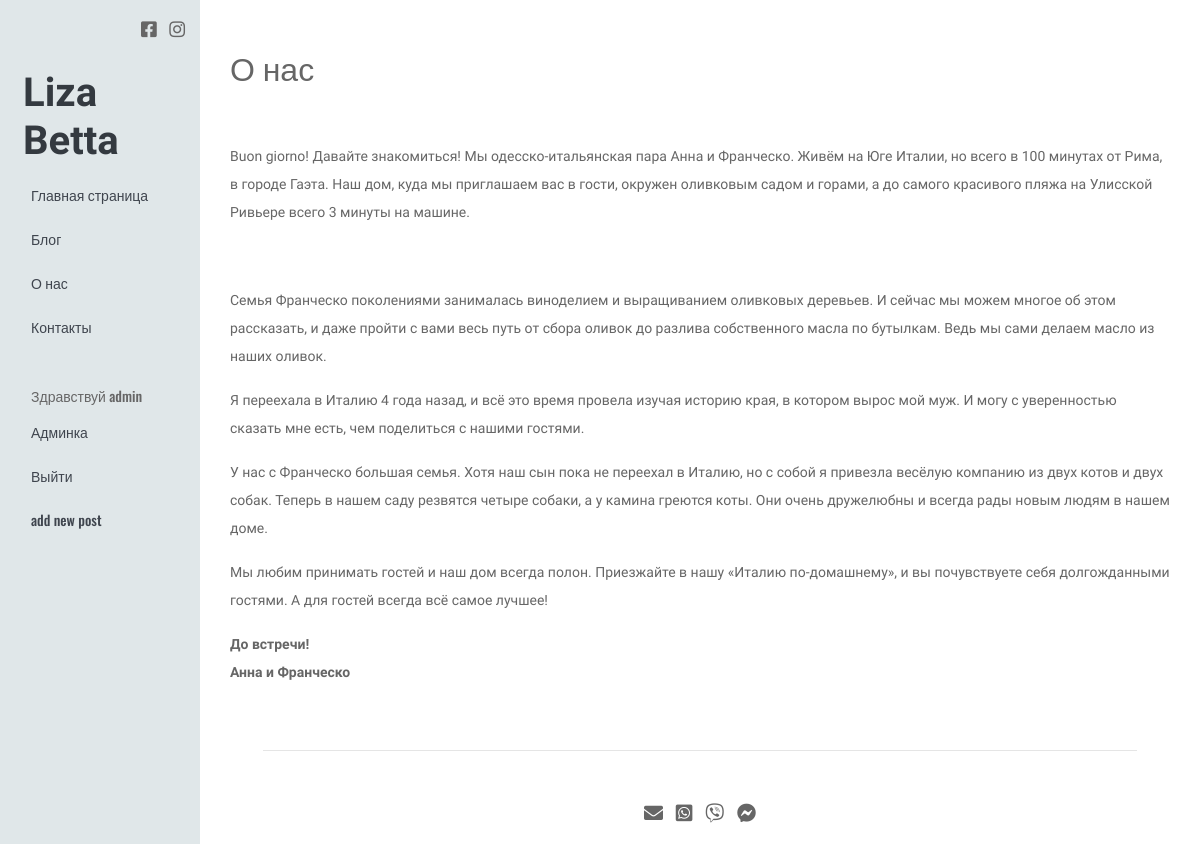
The page /about_us (signed in) on the database its author committed.
### mainapp/models.py (models this page shows, shortened)
class StaticPage(models.Model):
    title = models.CharField("Название", max_length=200)
    content = RichTextField("Контент", null=True, blank=True)
    status = models.BooleanField("Опубликовать?", default=False)
    menu = models.BooleanField("Выставить в меню?", default=False)
    slug = models.SlugField(max_length=150, db_index=True, null=True, blank=True, unique=True)

### mainapp/views.py (the view)
# urls.py: path('<slug:slug>', StaticPageView.as_view(), name='static_page'),
class StaticPageView(DetailView):
    model = StaticPage
    slug_field = "slug"
    template_name = "mainapp/blog/static_page.html"

### mainapp/templates/mainapp/blog/static_page.html (shortened to what this page needs)
{% extends "base.html" %}
{% block content %}
<div class="col-12 mt-5">
<h2>{{ staticpage.title }}</h2>
<p class="py-3">{{ staticpage.content|safe }}</p>
</div>
{% endblock %}

### blog/templates/base.html (shortened to what this page needs)
<!DOCTYPE html>
<html lang="en">
<head>
    {% load bootstrap4 %}
    {% bootstrap_css %}
    {% load fontawesome_5 %}
    {% fontawesome_5_static %}
    {% load static %}
    <link href="{% static 'css/carousel1.css' %} " rel="stylesheet">
    <link rel="stylesheet" href="{% static 'css/style.css' %}">
    <link  href="https://cdnjs.cloudflare.com/ajax/libs/fotorama/4.6.4/fotorama.css" rel="stylesheet">
</head>
<body>
<div class="container-fluid">
<div class="row">
    <div class="col-md-2 col-sm-3 sidebar ">
        <div class="pt-3 text-right">
            <span style="font-size: 18px;">
                <a class="fab fa-facebook-square mr-2 icon" href="https://www.facebook.com/unviaggioitaliano/"></a>
                <a class="fab fa-instagram icon" href="https://www.instagram.com/un_viaggio_italiano/"></a>
            </span>
        </div>
        <nav class="pt-4 nav flex-column " style="font-family: 'Oswald', sans-serif;">
            <p class="h1 mx-2 mb-2 text-dark logo">Liza Betta</p>
            <a href="{% url 'index' %}" class="nav-link" >Главная страница</a>
            <a href="{% url 'blog' %}" class="nav-link">Блог</a>
            <a href="{% url 'static_page' 'about_us' %}" class="nav-link">О нас</a>
            <a href="{% url 'static_page' 'contact' %}" class="nav-link">Контакты</a>
            {% if user.is_authenticated and user.is_superuser %}
                <div class="pl-3">Здравствуй {{ user.username }}</div>
                <a href="http://127.0.0.1:8000/admin/" class="nav-link">Админка</a>
                <a class="nav-link" href="{% url 'logout' %}">Выйти</a>
                <a class="nav-link" href="{% url 'add_post' %}">add new post</a>
            {% elif user.is_authenticated %}
                <a class="nav-link" href="{% url 'logout' %}">Выйти</a>
            {% else %}
                <a class="nav-link" href="{% url 'login' %}">Вход</a>
                <a class="nav-link" href="{% url 'register' %}">Регистрация</a>
            {% endif %}
        </nav>
    </div>
    <div class="col-md-10 col-sm-9 p-0">
        <div class="container">
            {% block content %}
            {% endblock %}
            <div class="row">
                <footer class="col-12 blockquote text-center ">
                    <hr class="m-5 px-5">
                    <span style="font-size: 19px; color: Dodgerblue;">
                    <a class="fas fa-envelope mr-2 icon" href="mailto:uvi.italia@gmail.com"></a>
                    <a class="fab fa-whatsapp-square mr-2 icon" href="https://wa.me/393898316491"></a>
                    <a class="fab fa-viber mr-2 icon" href="viber://chat?number=+380673731919"></a>
                    <a class="fab fa-facebook-messenger icon" href="http://m.me/andreyukanna"></a>
                    </span>
                </footer>
            </div>
        </div>
    </div>
</div>
</div>
</body>
</html>

### static/css/style.css (style rules this page uses)
body { font-family: 'Comfortaa', cursive; font-size: 14px; background-color: #fff; color: #666; font-weight: 500; line-height: 2em; -webkit-font-smoothing: antialiased; }
h1, h2, h3, h4, h5, h6, .h1, .h2, .h3, .h4, .h5, .h6 { font-family: 'Oswald', sans-serif; }
a { color: #3f454e }
p { vertical-align: baseline; }
.sidebar { background-color: rgba(193,208,212,0.5)!important; }
.icon { color:#666; }
.logo { font-family: 'Comfortaa', cursive; font-weight: 600; }

### rows shown on the page
StaticPage: title "О нас", content "Buon giorno! Давайте знакомиться! Мы одесско-итальянская пара Анна и Франческо. Живём на Юге Италии, но всего в 100 минутах от Рима, в городе Гаэта. Наш дом, куда мы приглашаем вас в гости, окружен оливковым садом и горами, а до самого красивого пляжа на Улисской Ривьере всего 3 минуты на машине. Семья Франческо поколениями занималась виноделием и выращиванием оливковых деревьев. И сейчас мы можем многое об этом рассказать, и даже пройти с вами весь путь от сбора оливок до разлива собственного масла по бутылкам. Ведь мы сами делаем масло из наших оливок. Я переехала в Италию 4 года назад, и всё это время провела изучая историю края, в котором вырос мой муж. И могу с уверенностью сказать мне…"

### other values the page prints
{{ user.username }} "admin"
